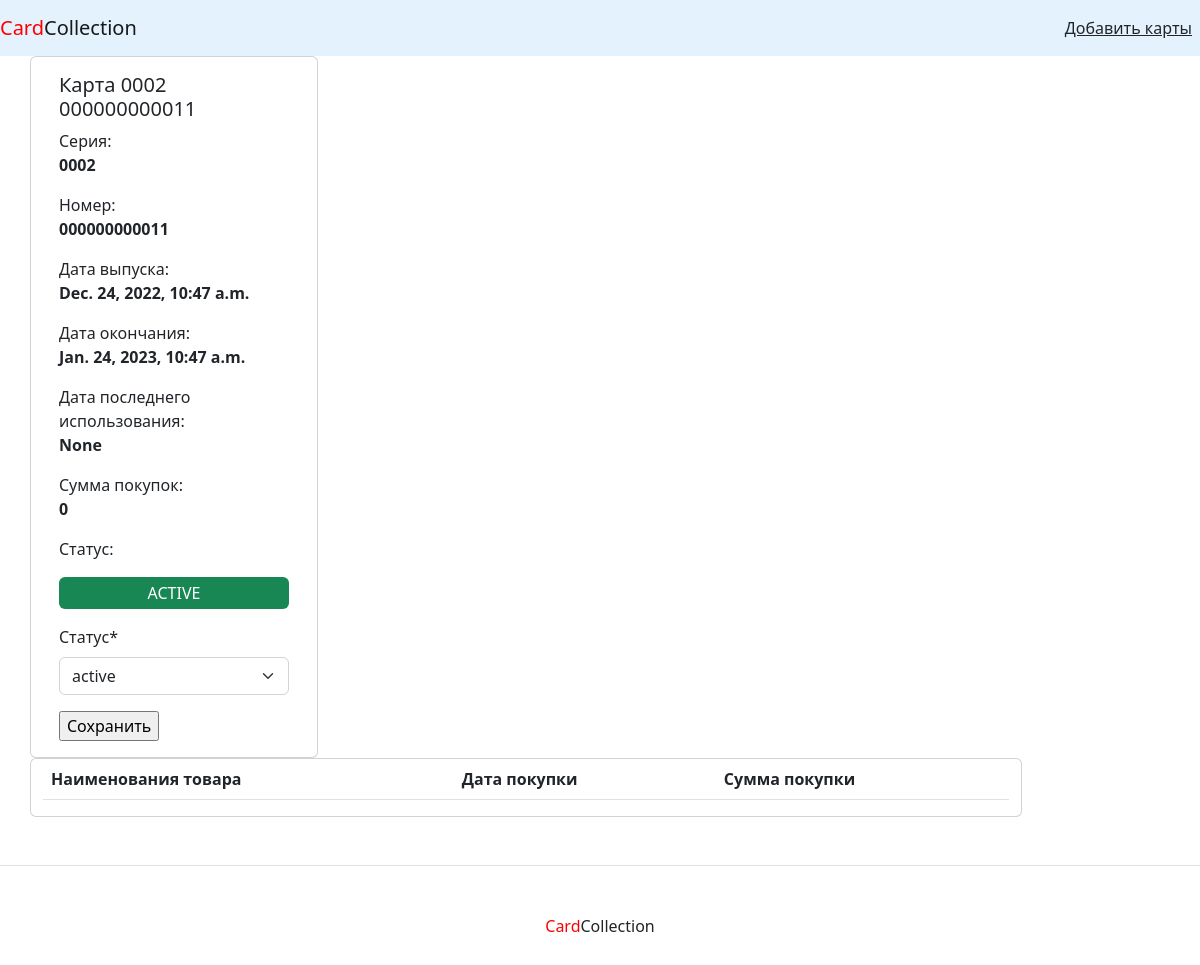
The app's page /view/0002/000000000011 with its own data.
### bonuscards/models.py (models this page shows, shortened)
class BonusCard(models.Model):
    card_series = models.CharField(max_length=4, validators=[validate_numbers],
                                   verbose_name='Серия карты')
    card_number = models.CharField(max_length=12, validators=[validate_numbers],
                                   verbose_name='Номер карты')
    release_date = models.DateTimeField(auto_now_add=True, verbose_name='Дата выпуска', )
    expire_date = models.DateTimeField(auto_now_add=False, verbose_name='Дата окончания', )
    last_active_date = models.DateTimeField(auto_now_add=False, verbose_name='Дата последнего использования', blank=True, null=True,
                                            default=None)
    total_purchases = models.PositiveIntegerField(default=0)
    status = models.CharField(max_length=100, choices=CARD_STATUS, default="NOT ACTIVE", verbose_name='Статус')
    class Meta:
        verbose_name = 'Bonus_Card'
        ordering = ('-release_date',)
        unique_together = ('card_series', 'card_number')

### bonuscards/views.py (the view, shortened to what this page needs)
# urls.py: path('view/<card_series>/<card_number>', views.CardUpdateView.as_view(), name='card_detail'),
class CardUpdateView(UpdateView):
    model = BonusCard
    fields = ['status']
    template_name = 'single_card_view_and_change_status.html'
    context_object_name = 'bonuscard'
    def get_object(self, queryset=None):
        obj = self.model.objects.get(card_series=self.kwargs['card_series'], card_number=self.kwargs['card_number'])
        return obj
    def get_context_data(self, **kwargs):
        context = super().get_context_data(**kwargs)
        context['card_purchase'] = Purchase.objects.filter(card=context['bonuscard'])
        return context

### templates/single_card_view_and_change_status.html (shortened to what this page needs)
{% extends "base.html" %}
{% load crispy_forms_tags %}
{% load crispy_forms_filters %}
{% block content %}
    <div class="row">
    <div class="card" style="width: 18rem;">
        <div class="card-body">
            <h5 class="card-title"> Карта {{ bonuscard.card_series }} {{ bonuscard.card_number }}</h5>
            <p class="card-text">Серия:<br> <b>{{ bonuscard.card_series }}</b></p>
            <p class="card-text">Номер:<br> <b>{{ bonuscard.card_number }}</b></p>
            <p class="card-text">Дата выпуска:<br> <b>{{ bonuscard.release_date }}</b></p>
            <p class="card-text">Дата окончания:<br> <b>{{ bonuscard.expire_date }}</b></p>
            <p class="card-text">Дата последнего использования:<br> <b>{{ bonuscard.last_active_date }}</b></p>
            <p class="card-text">Сумма покупок:<br> <b>{{ bonuscard.total_purchases }}</b></p>
            <p class="card-text">Статус:<br> {% if bonuscard.status == "NOT ACTIVE" %}
                <div class="p-1 mb-1 bg-secondary text-white rounded text-center">
                    {{ bonuscard.status }}
                </div>
            {% elif bonuscard.status == "ACTIVE" %}
                <div class="p-1 mb-1 bg-success text-white rounded text-center">
                    {{ bonuscard.status }}
                </div>
            {% else %}
                <div class="p-1 mb-1 bg-danger text-white rounded text-center">
                    {{ bonuscard.status }}
                </div>
            {% endif %}
            </p>
            <form method="post" id="status" class="form-group">
                {{ form| crispy }}
                <input type="submit" value="Сохранить">
            </form>
        </div>
    </div>
    <div class="card" style="width: 62rem;">
    <table class="table">
        <thead>
        <tr>
            <th scope="col">Наименования товара</th>
            <th scope="col">Дата покупки</th>
            <th scope="col">Сумма покупки</th>
        </tr>
        </thead>
    </table>
    </div>
    </div>
{% endblock %}

### records on screen
BonusCard: card_series "0002", card_number "000000000011", release_date "Dec. 24, 2022, 10:47 a.m.", expire_date "Jan. 24, 2023, 10:47 a.m.", last_active_date "None", total_purchases "0", status "ACTIVE", status "active"
